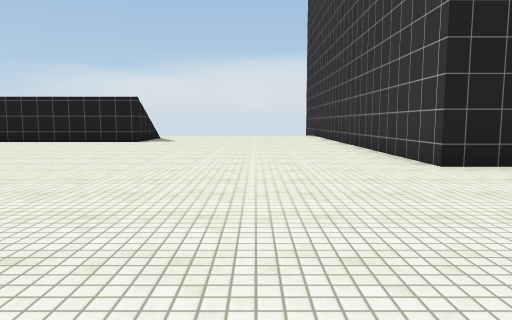
[1] (above)

24 first-person views from a walk through a 3-D level made in the Unity game engine. The camera is 1.3 m above the floor, tilts 6° down and sees 70° across. The floor is counted in squares, 2 m on a side. Each view is taken from the middle of a square. On the plan, view 1 faces up. The plan holds only what a view shows up to about 11 squares ahead; the rest is blank. The place goes on beyond the plan. Surface patterns are stand-ins for the level's own textures.

[2]
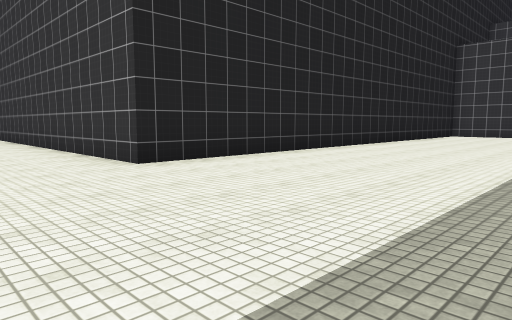

[3]
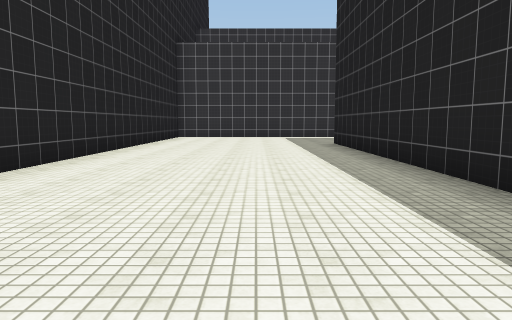

[4]
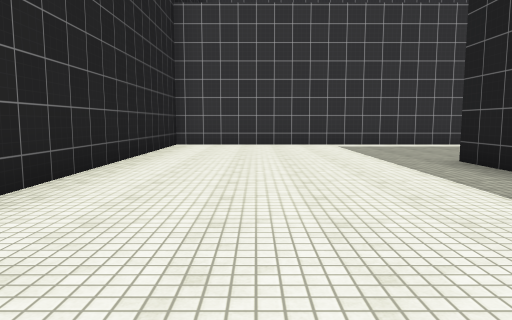

[5]
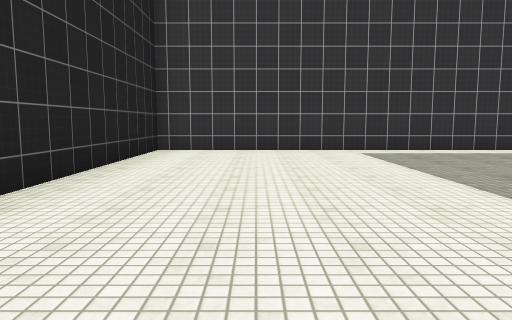

[6]
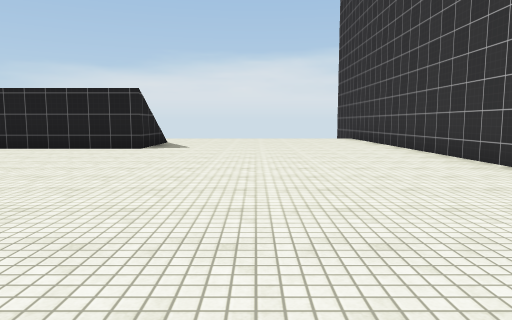

[7]
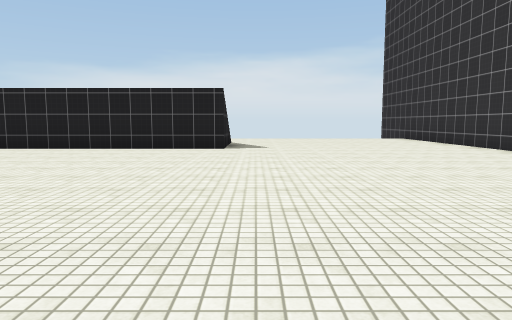

[8]
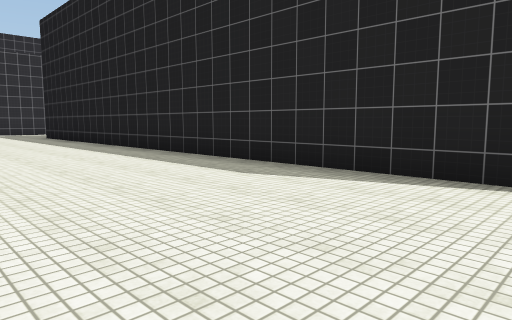

[9]
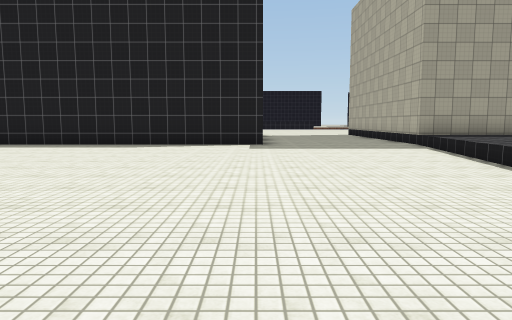

[10]
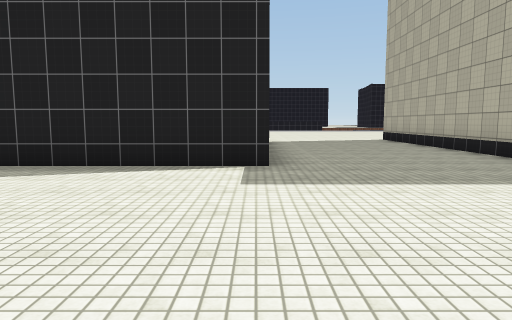

[11]
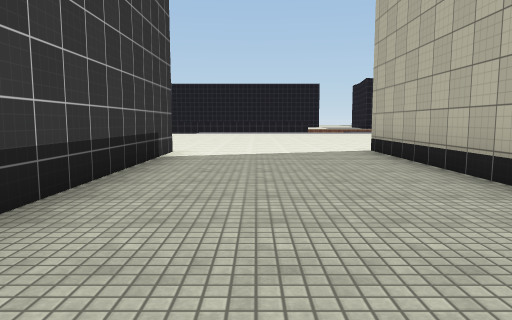

[12]
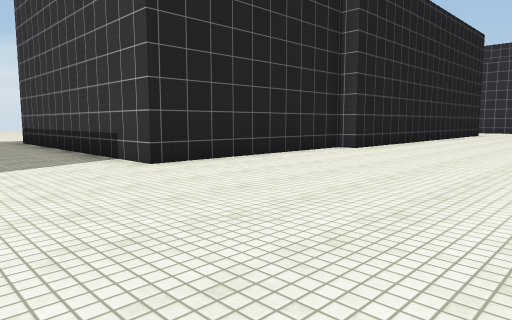

[13]
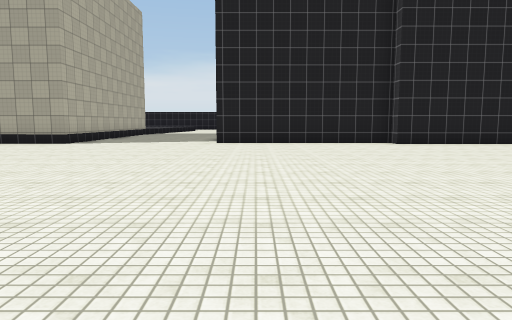

[14]
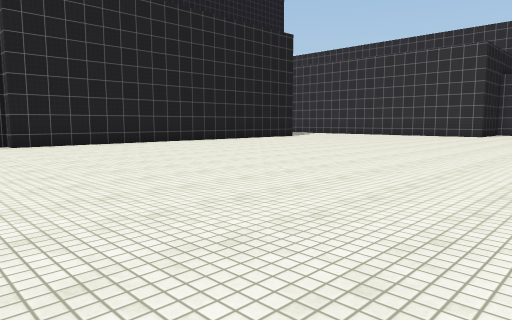

[15]
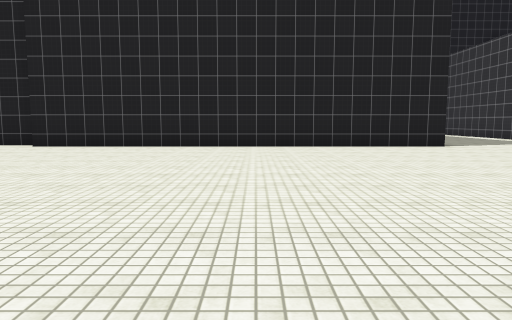

[16]
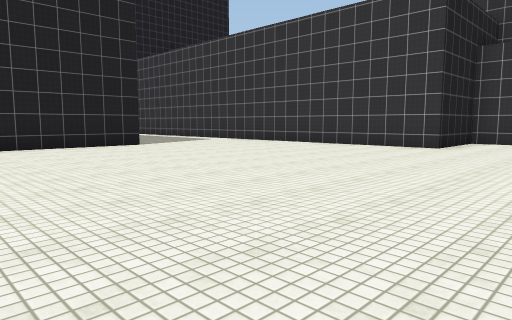

[17]
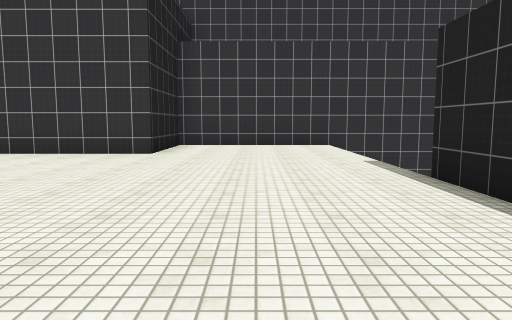

[18]
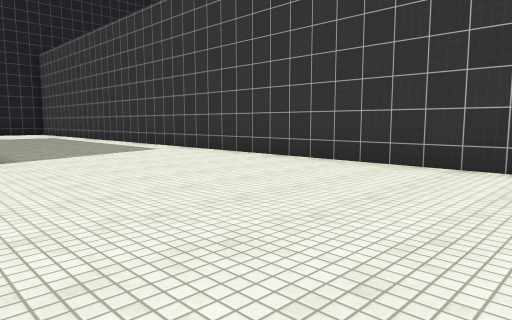

[19]
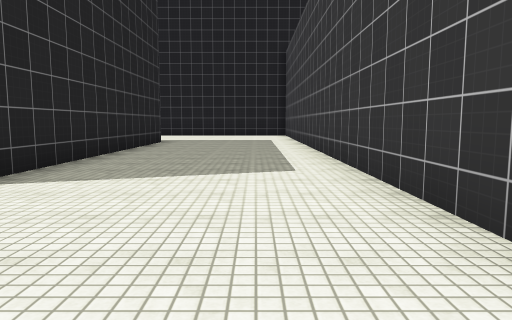

[20]
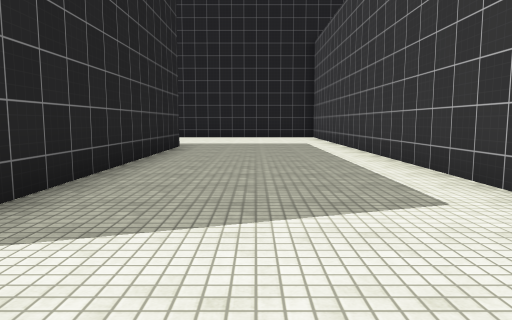

[21]
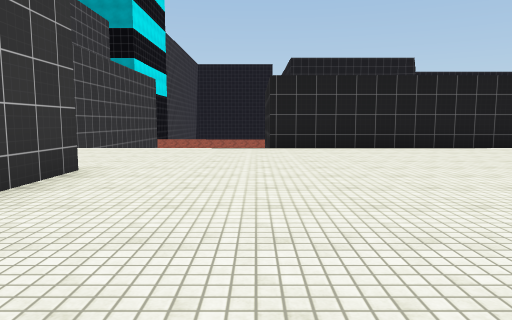

[22]
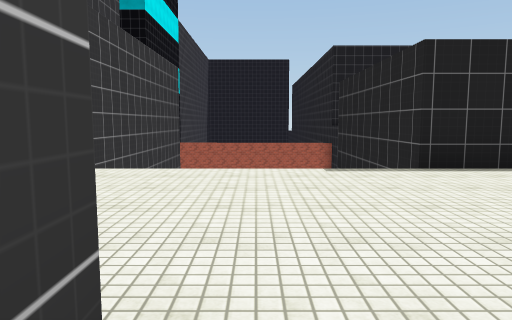

[23]
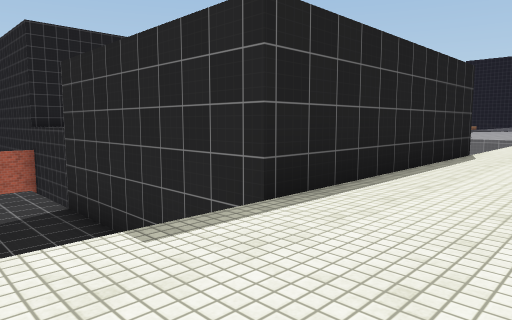

[24]
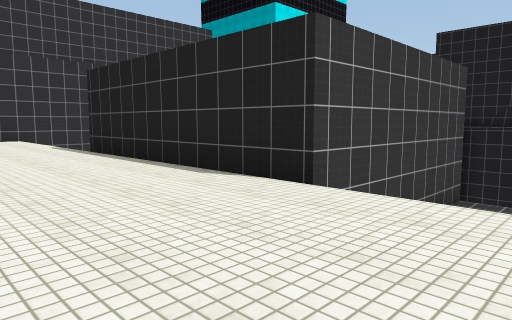

### Floor plan
Key: @ floor where view 1 was taken; # wall or solid block; . floor; / step, stairs or slope; ^ raised ledge; v drop or lower ground.
Columns run from 9 left of view 1 to 20 right of it. Each row starts with its distance up from view 1.
 14      /......#
 13      /......#
 12 //////......#
 11 ............#
 10  ...........#
  9   ..........#
  8   ..........#
  7    .........#
  6    .........################
  5   ^........................#
  4   ^........................#
  3  ^^........................#
  2  ^^........................#
  1 ^^.........................#
  0 ^^.......@.................#
 -1  #....#################....#
 -2  #....#               #....#
 -3  #....#               #....#
 -4  #....#               #....#
 -5  #....#               #....#
 -6  #....#               #....#
 -7  #....#               #....#
 -8 ##....#################....#
 -9 ...........................#
-10  ..........................#
-11  ..........................#
-12   .........................#
-13    ........................#
-14    ........................#
-15     .......................###
-16      ........................#
-17      ........................#
-18       .......................#
-19        / /vvv  vvv######vvvvv#
-20                  v      v    #
-21                  v      v    #
-22                  v      vv   #
-23                  v      vv   #
-24                 vv#     vv   #
-25                  v      vv   #

Where each view was taken, in squares from view 1:
view 1: 0 up, 0 right, facing up
view 2: 0 up, 0 right, facing up-right
view 3: 2 up, 2 right, facing right
view 4: 3 up, 7 right, facing right
view 5: 3 up, 9 right, facing right
view 6: 3 up, 1 left, facing up
view 7: 3 up, 3 left, facing up
view 8: 4 up, 3 left, facing down-right
view 9: 10 up, 3 left, facing down
view 10: 5 up, 3 left, facing down
view 11: 0 up, 5 left, facing down
view 12: 13 down, 6 left, facing up-right
view 13: 19 down, 2 left, facing up
view 14: 19 down, 0 right, facing up-right
view 15: 18 down, 8 right, facing up
view 16: 18 down, 8 right, facing up-right
view 17: 17 down, 10 right, facing right
view 18: 15 down, 12 right, facing up-right
view 19: 12 down, 16 right, facing up
view 20: 10 down, 15 right, facing up
view 21: 10 down, 15 right, facing down
view 22: 14 down, 17 right, facing down
view 23: 17 down, 17 right, facing down-left
view 24: 16 down, 6 right, facing down-right
